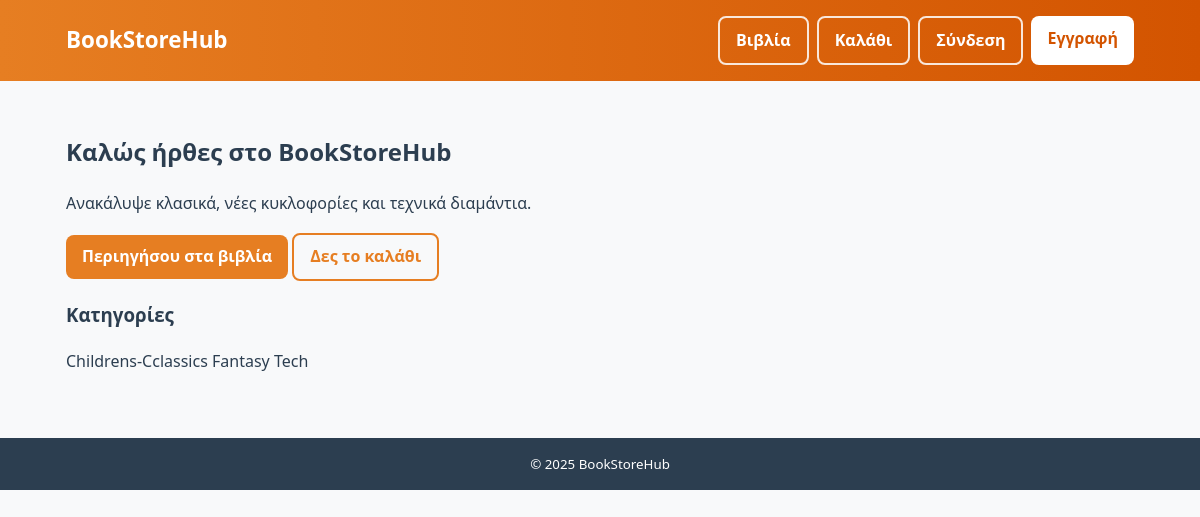
The page / on the database its author committed.
### store/models.py (models this page shows, shortened)
class Category(models.Model):
    name = models.CharField(max_length=120, unique=True)
    slug = models.SlugField(unique=True, blank=True)

### store/views.py (the view)
# urls.py: path("", views.home, name="home"),
def home(request):
    featured = Book.objects.select_related("category").filter(featured=True)[:8]
    categories = Category.objects.all().order_by("name")[:12]
    return render(request, "store/home.html", {"featured": featured, "categories": categories})

### store/templates/store/home.html (shortened to what this page needs)
{% extends "store/base.html" %}
{% block content %}
  <section class="hero">
    <div class="hero-inner">
      <h2>Καλώς ήρθες στο BookStoreHub</h2>
      <p class="hero-sub">Ανακάλυψε κλασικά, νέες κυκλοφορίες και τεχνικά διαμάντια.</p>
      <div class="hero-actions">
        <a class="btn" href="{% url 'store:book_list' %}">Περιηγήσου στα βιβλία</a>
        <a class="btn-outline" href="{% url 'store:cart_view' %}">Δες το καλάθι</a>
      </div>
    </div>
  </section>
  {% if categories %}
  <section class="mt">
    <h3>Κατηγορίες</h3>
    <div class="chips">
      {% for c in categories %}
        <a class="chip" href="{% url 'store:book_list' %}?category={{ c.slug }}">{{ c.name }}</a>
      {% endfor %}
    </div>
  </section>
  {% endif %}
{% endblock %}

### store/static/store/styles.css (style rules this page uses)
:root { --primary: #e67e22; --primary-dark: #d35400; --secondary: #2c3e50; --light: #f8f9fa; --gray: #7f8c8d; --radius: 8px; }
* { box-sizing: border-box; }
body { font-family: "Segoe UI", Roboto, Arial, sans-serif; margin: 0; background: var(--light); color: var(--secondary); line-height: 1.6; }
a { color: inherit; text-decoration: none; }
.btn, .btn-outline { display: inline-block; padding: 0.6rem 1.0rem; border-radius: var(--radius); font-weight: 700; cursor: pointer; text-decoration: none; transition: all .2s ease; }
.btn { background: var(--primary); color: white; border: none; }
.btn-outline { border: 2px solid var(--primary); color: var(--primary); background: transparent; }

### rows shown on the page
Category: name "Childrens-Cclassics"
Category: name "Fantasy"
Category: name "Tech"
